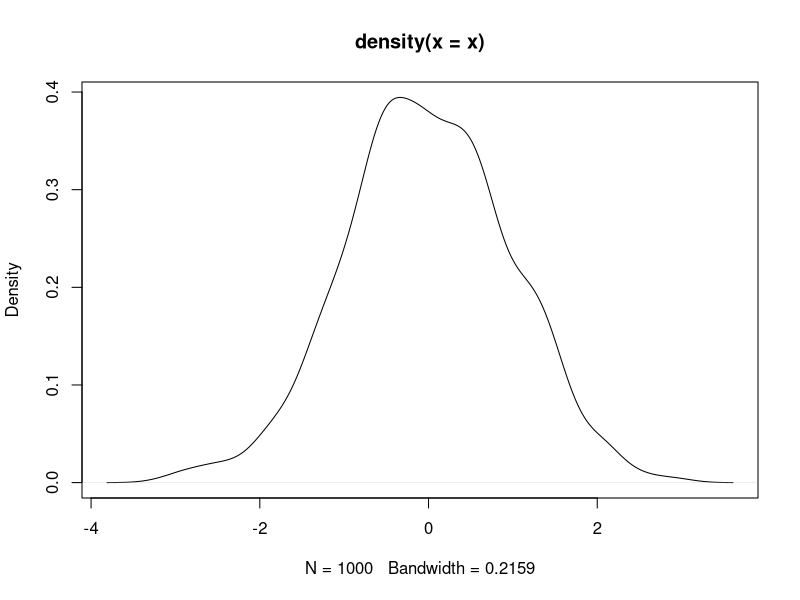

R code for this plot:
## ---- chunk 1
knitr::opts_chunk$set(echo = TRUE)
## ---- chunk 2
#summary(cars)
x <- rnorm(1000)
head(x)
## ---- chunk 3
#plot(pressure)
plot(density(x))
